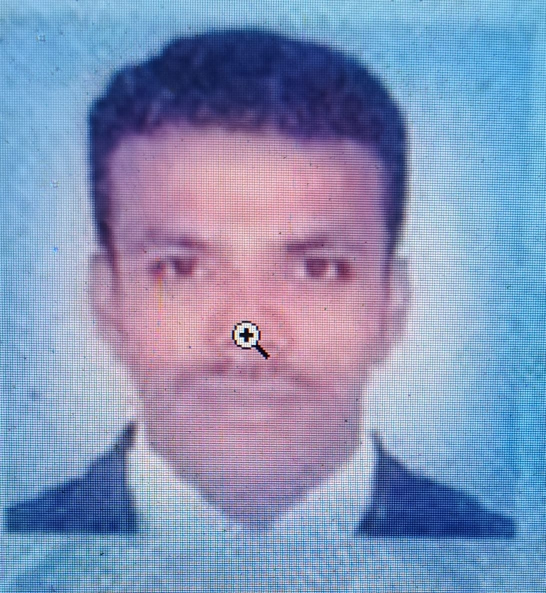
#> input picture assets/person image.jpeg, 1091 x 1186 px (shown at 1/2 size)
$ python -i tampering.py   (imports and definitions only)
#> lines starting #> are read from the running program, lines starting #| are printed output that depends on the picture; after the words box and inside, x2 and y2 are one past the last pixel; in counts of white or black regions, pixels touching at a corner belong together
import cv2
import numpy as np


def detect_suspicious_regions(image, validation_results=None):

    # ---------------------------------------------------------
    # Convert PIL image to OpenCV
    # ---------------------------------------------------------

    img = np.array(image)

    if len(img.shape) == 3:
        img = cv2.cvtColor(img, cv2.COLOR_RGB2BGR)
#> img is the input picture: shape (1186, 1091, 3); mean B, G, R 183.8, 146.8, 131.6

    # ---------------------------------------------------------
    # Resize large images
    # ---------------------------------------------------------

    max_width = 1200

    if img.shape[1] > max_width:

        scale = max_width / img.shape[1]

        new_width = max_width
        new_height = int(img.shape[0] * scale)

        img = cv2.resize(
            img,
            (new_width, new_height)
        )

    # ---------------------------------------------------------
    # JPEG Recompression
    # ---------------------------------------------------------

    encode_param = [
        int(cv2.IMWRITE_JPEG_QUALITY),
        90
    ]

    success, encoded = cv2.imencode(
        ".jpg",
        img,
        encode_param
    )

    if not success:
        return img, img, "LOW", 0, []

    recompressed = cv2.imdecode(
        encoded,
        cv2.IMREAD_COLOR
    )

    # ---------------------------------------------------------
    # ELA
    # ---------------------------------------------------------

    difference = cv2.absdiff(
        img,
        recompressed
    )

    gray = cv2.cvtColor(
        difference,
        cv2.COLOR_BGR2GRAY
    )
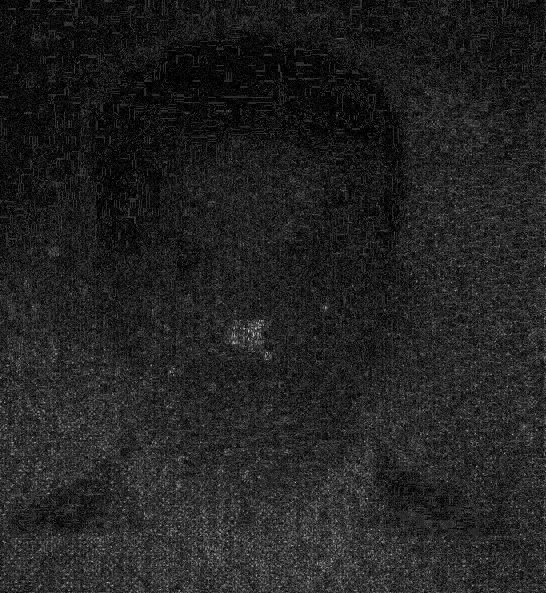
#> gray: shape (1186, 1091) (shown at 1/2 size); min 0, max 6, mean 0.812; drawn with min black and max white

    ela = cv2.normalize(
        gray,
        None,
        0,
        255,
        cv2.NORM_MINMAX
    )

    # Smooth small noise
    smooth = cv2.GaussianBlur(
        ela,
        (7, 7),
        0
    )

    # ---------------------------------------------------------
    # Detect high-anomaly regions
    # ---------------------------------------------------------

    mean_value = np.mean(smooth)
#> mean_value = 34.26
    std_value = np.std(smooth)
#> std_value = 16.03

    percentile_value = np.percentile(
        smooth,
        95
    )
#> percentile_value = 62

    threshold_value = max(
        percentile_value,
        mean_value + (1.2 * std_value)
    )
#> threshold_value = 62

    _, mask = cv2.threshold(
        smooth,
        threshold_value,
        255,
        cv2.THRESH_BINARY
    )
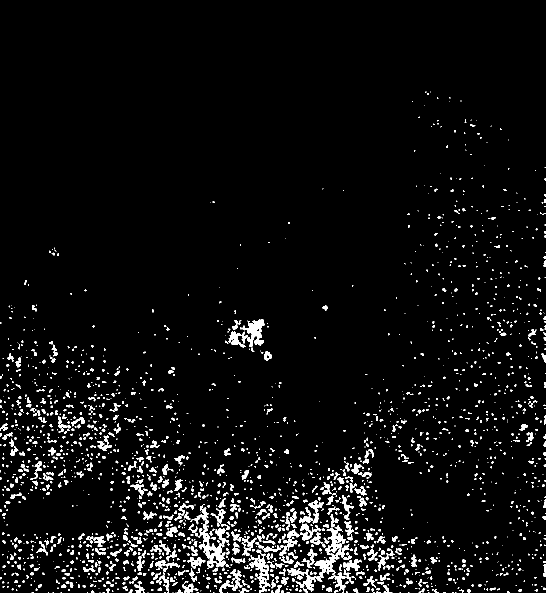
#> mask: shape (1186, 1091) (shown at 1/2 size); 4.7% white; 2294 white regions (1614 under 20 px), largest, box (x1, y1, x2, y2) and area: (575, 1050, 699, 1183) 3021, (381, 1011, 452, 1136) 2087, (485, 639, 529, 694) 1218

    # ---------------------------------------------------------
    # Remove small noise
    # ---------------------------------------------------------

    kernel = np.ones(
        (7, 7),
        np.uint8
    )

    mask = cv2.morphologyEx(
        mask,
        cv2.MORPH_OPEN,
        kernel
    )
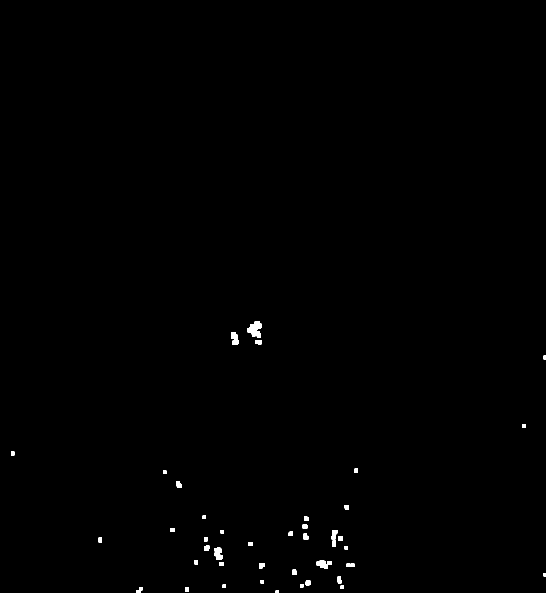
#> mask: shape (1186, 1091) (shown at 1/2 size); 0.34% white; 44 white regions, largest, box (x1, y1, x2, y2) and area: (494, 643, 523, 675) 612, (633, 1121, 663, 1138) 348, (429, 1095, 446, 1120) 311

    mask = cv2.morphologyEx(
        mask,
        cv2.MORPH_CLOSE,
        kernel
    )
#> mask: shape (1186, 1091); 0.37% white; 36 white regions

    # ---------------------------------------------------------
    # Find suspicious regions
    # ---------------------------------------------------------

    contours, _ = cv2.findContours(
        mask,
        cv2.RETR_EXTERNAL,
        cv2.CHAIN_APPROX_SIMPLE
    )
#> contours = 36 contours, 1 with area under 20; largest, box (x1, y1, x2, y2) and area: (494, 643, 524, 689) 727, (429, 1095, 448, 1132) 406, (663, 1060, 686, 1094) 375, (633, 1121, 663, 1138) 324, (462, 664, 477, 689) 258

    suspicious_image = img.copy()

    suspicious_regions = []

    total_area = img.shape[0] * img.shape[1]
#> total_area = 1293926

    suspicious_area = 0

    for contour in contours:

        area = cv2.contourArea(contour)

        # Ignore tiny regions
        if area < 150:
            continue

        x, y, w, h = cv2.boundingRect(
            contour
        )

        suspicious_area += area

        suspicious_regions.append({
            "x": x,
            "y": y,
            "width": w,
            "height": h,
            "area": area
        })

        # Highlight suspicious region
        cv2.rectangle(
            suspicious_image,
            (x, y),
            (x + w, y + h),
            (0, 0, 255),
            3
        )
#> this loop made 36 passes
#> (contour, area) on passes 1, 2, 4, 6, 10, 13, 15, 17, 18, 19, 23, 24: ([[551, 1181], [551, 1185], [557, 1185], [557, 1181]], 24), ([[370, 1175], [370, 1185], [377, 1185], [377, 1175]], 70), ([[445, 1169], [445, 1175], [451, 1175], [451, 1169]], 36), ([[521, 1160], [521, 1166], [527, 1166], [527, 1160]], 36), ([[693, 1127], [693, 1133], [708, 1133], [708, 1127]], 90), ([[389, 1120], [389, 1128], [395, 1128], [395, 1120]], 48), ([[689, 1092], [689, 1098], [695, 1098], [695, 1092]], 36), ([[496, 1084], [496, 1091], [504, 1091], [504, 1084]], 56), ([[197, 1075], [197, 1084], [203, 1084], [203, 1075]], 54), ([[408, 1074], [408, 1082], [414, 1082], [414, 1074]], 48), ([[441, 1060], [441, 1066], [447, 1066], [447, 1060]], 36), ([[340, 1056], [340, 1063], [348, 1063], [348, 1056]], 56)
#> area on passes 3, 5, 7, 9, 11, 16: 72, 125, 125, 75, 88.5, 80
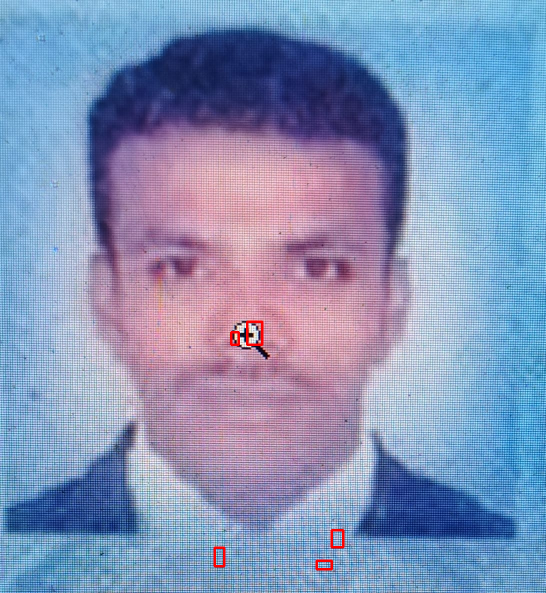
#> suspicious_image: shape (1186, 1091, 3) (shown at 1/2 size); 0.21% of pixels changed, all inside (x1, y1, x2, y2) = (427, 641, 689, 1141)
#> after the loop, suspicious_area = 2089.5; suspicious_regions = 5 items

    # ---------------------------------------------------------
    # Calculate image anomaly percentage
    # ---------------------------------------------------------

    anomaly_percentage = (
        suspicious_area / total_area
    ) * 100
#> anomaly_percentage = 0.161

    # ---------------------------------------------------------
    # Tampering score
    # ---------------------------------------------------------

    score = 0

    evidence = []

    # Image anomaly
    if anomaly_percentage >= 0.3:

        score += 25

        evidence.append(
            "Multiple image-forensic anomaly regions detected."
        )

    elif anomaly_percentage >= 0.1:

        score += 10

        evidence.append(
            "Minor image-forensic anomalies detected."
        )

    # Number of regions
    region_count = len(suspicious_regions)
#> region_count = 5

    if region_count >= 5:

        score += 20

        evidence.append(
            f"{region_count} suspicious regions detected."
        )

    elif region_count >= 2:

        score += 10

        evidence.append(
            f"{region_count} potentially suspicious regions detected."
        )

    # ---------------------------------------------------------
    # Validation failures
    # ---------------------------------------------------------

    if validation_results:

        failed_checks = [
            result
            for result in validation_results
            if result.get("status") == "FAIL"
        ]

        if failed_checks:

            score += min(
                len(failed_checks) * 20,
                40
            )

            evidence.append(
                f"{len(failed_checks)} document validation check(s) failed."
            )

    # ---------------------------------------------------------
    # Limit score
    # ---------------------------------------------------------

    score = min(score, 100)

    # ---------------------------------------------------------
    # Risk classification
    # ---------------------------------------------------------

    if score >= 60:

        risk = "HIGH"

    elif score >= 30:

        risk = "MEDIUM"

    else:

        risk = "LOW"

    # ---------------------------------------------------------
    # If nothing detected
    # ---------------------------------------------------------

    if not evidence:

        evidence.append(
            "No significant image-forensic anomaly detected."
        )

    return (
        suspicious_image,
        ela,
        risk,
        score,
        evidence
    )

>>> import cv2
>>> picture = cv2.cvtColor(cv2.imread('../assets/person image.jpeg'), cv2.COLOR_BGR2RGB)
>>> result = detect_suspicious_regions(picture)
#> result = 5 items
